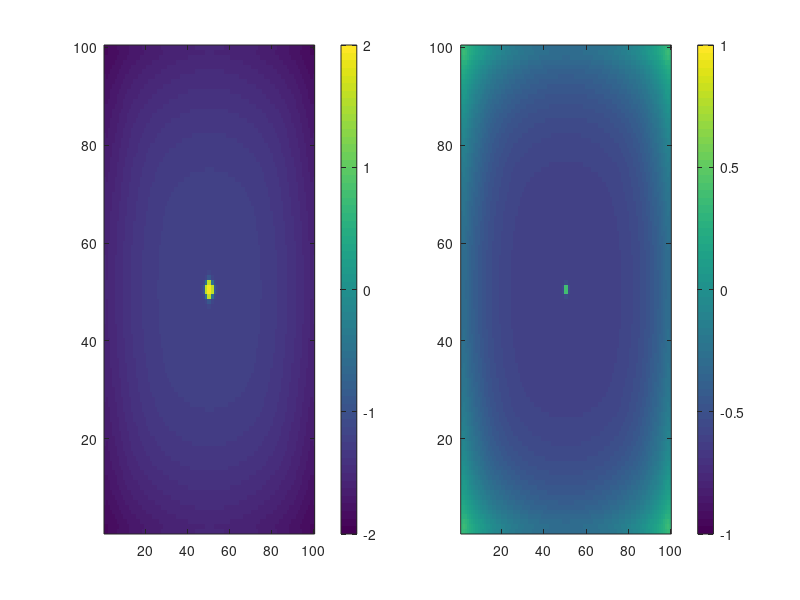

Write MATLAB code to recreate this figure.
Tmax=10000;Xmax=100;                    %Or, Tmax=5000;
dt=0.02;dx=1;dx2=dx*dx;
V=zeros(Xmax,Xmax,Tmax);W=zeros(Xmax,Xmax,Tmax);
I=zeros(Xmax,Xmax);I(50:51,50:51)=1;    %Setting the spatial distribution pattern of I
a=0.7;b=0.8;c=10;d=1;
for T=1:Tmax-1
        V(:,:,T+1)=V(:,:,T)+dt*(  c*( - (V(:,:,T).^3)/3+ V(:,:,T) -W(:,:,T) + I ) + 4*d*del2(V(:,:,T)) );
        W(:,:,T+1)=W(:,:,T)+dt*(V(:,:,T)-b*W(:,:,T)+a)/c;
end
figure('Position',[0 300 1000 400]);    %Adjust the position and size of the window
for T=1:100:Tmax
    subplot(1,2,1);imagesc(V(:,:,T),[-2 2]);set(gca,'YDir','normal');colorbar;
    subplot(1,2,2);imagesc(W(:,:,T),[-1 1]);set(gca,'YDir','normal');colorbar;
    pause(0.0001);
end
